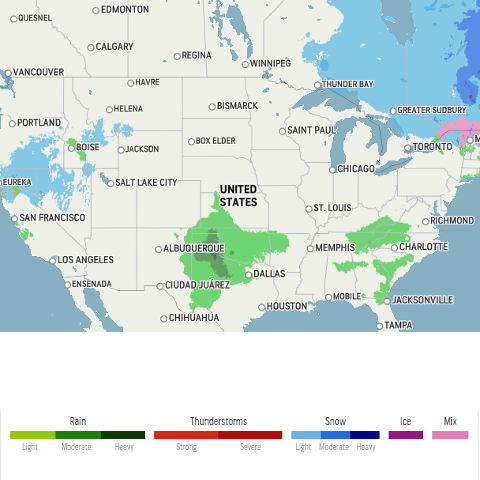
//> input picture day_2/cpp/image_blender/data/img1.png, 480 x 480 px
$ ./image_blender ../data/img1.png ../data/img2.png   (built with g++ and OpenCV 4)
//> lines starting //> are read from the running program, lines starting //| are printed output that depends on the picture
/**
 * @file image_blender.cpp
 * @brief Illustrates OpenCV functionality for blending images
 * @author opencv_daily
 * Contact: opencvdaily@gmail.com
 */

// C++ Includes
#include <cstdio>
#include <iostream>
#include <string>

// OpenCV Includes
#include <opencv2/core/core.hpp>
#include "opencv2/highgui/highgui.hpp"
#include "opencv2/imgproc/imgproc.hpp"


using cv::imshow;
using cv::waitKey;


void BlendImages(const cv::Mat& img1, const cv::Mat& img2)
{
  cv::Mat blended_img;
  double alpha = 0.5;
  double beta = (1.0 - alpha);

  cv::addWeighted(img1, alpha, img2, beta, 0.0, blended_img);

  // blended_img = img1 + img2;  // (when alpha = beta = 1.0)

  imshow("Blended Image", blended_img);
  waitKey(0);
}

int main(int argc, char** argv)
{
  if (argc <= 2)
  {
    std::cout << "\033[91mEnter File Path for 2 Images and Run Again.\033[m" << std::endl;
  }
  else
  {
    std::string file_name1 = argv[1];
    std::string file_name2 = argv[2];

    cv::Mat img1 = cv::imread(file_name1, 1);
//> img1 is the input picture: 480 rows x 480 cols, CV_8UC3; mean B, G, R 223.2, 224.9, 212.2
    cv::Mat img2 = cv::imread(file_name2, 1);
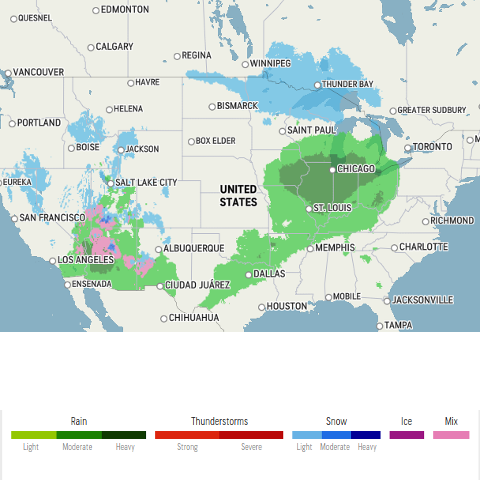
//> input picture day_2/cpp/image_blender/data/img2.png, 480 x 480 px
//> img2 is the input picture: 480 rows x 480 cols, CV_8UC3; mean B, G, R 218, 225, 211.4

    imshow("Image 1", img1);
    imshow("Image 2", img2);
    waitKey(0);

    BlendImages(img1, img2);
//> in BlendImages, `cv::addWeighted(img1, alpha, img2, beta, 0.0, blended_img);`:
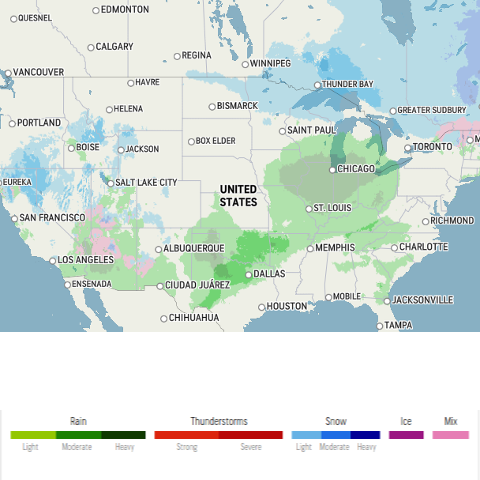
//> blended_img: 480 rows x 480 cols, CV_8UC3; mean B, G, R 220.6, 225, 211.8
  }
  return 0;
}
